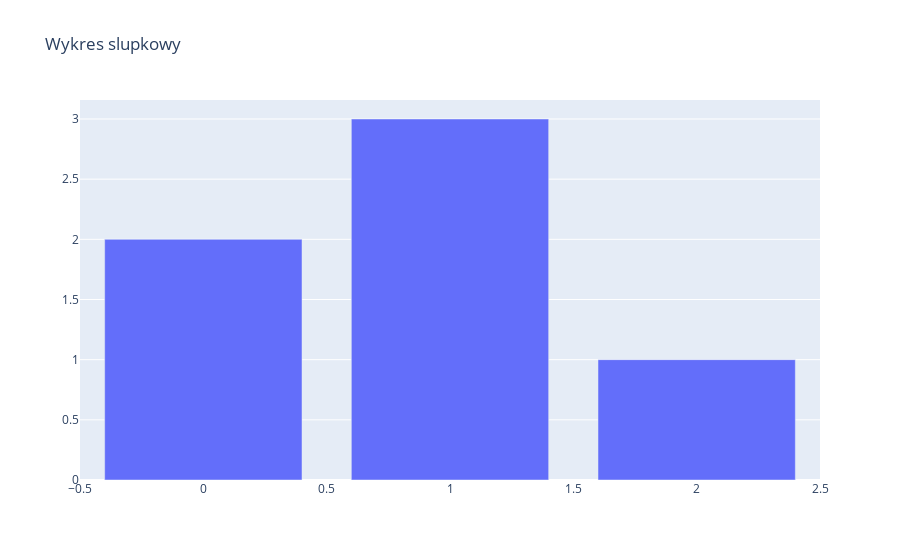

Here is the notebook cell this chart was saved with:
### Code cell
fig=go.Figure(
    data=go.Bar(
        y=[2,3,1]
        ),
    layout=go.Layout(
        title=dict(text='Wykres slupkowy')
            )
    )
fig.show()

### Figure 1 — Plotly figure (JSON) as saved in the notebook; plotly's stock layout.template omitted (floating-point values rounded to 4 significant figures)
{"data": [{"type": "bar", "y": [2, 3, 1]}], "layout": {"title": {"text": "Wykres slupkowy"}}}
